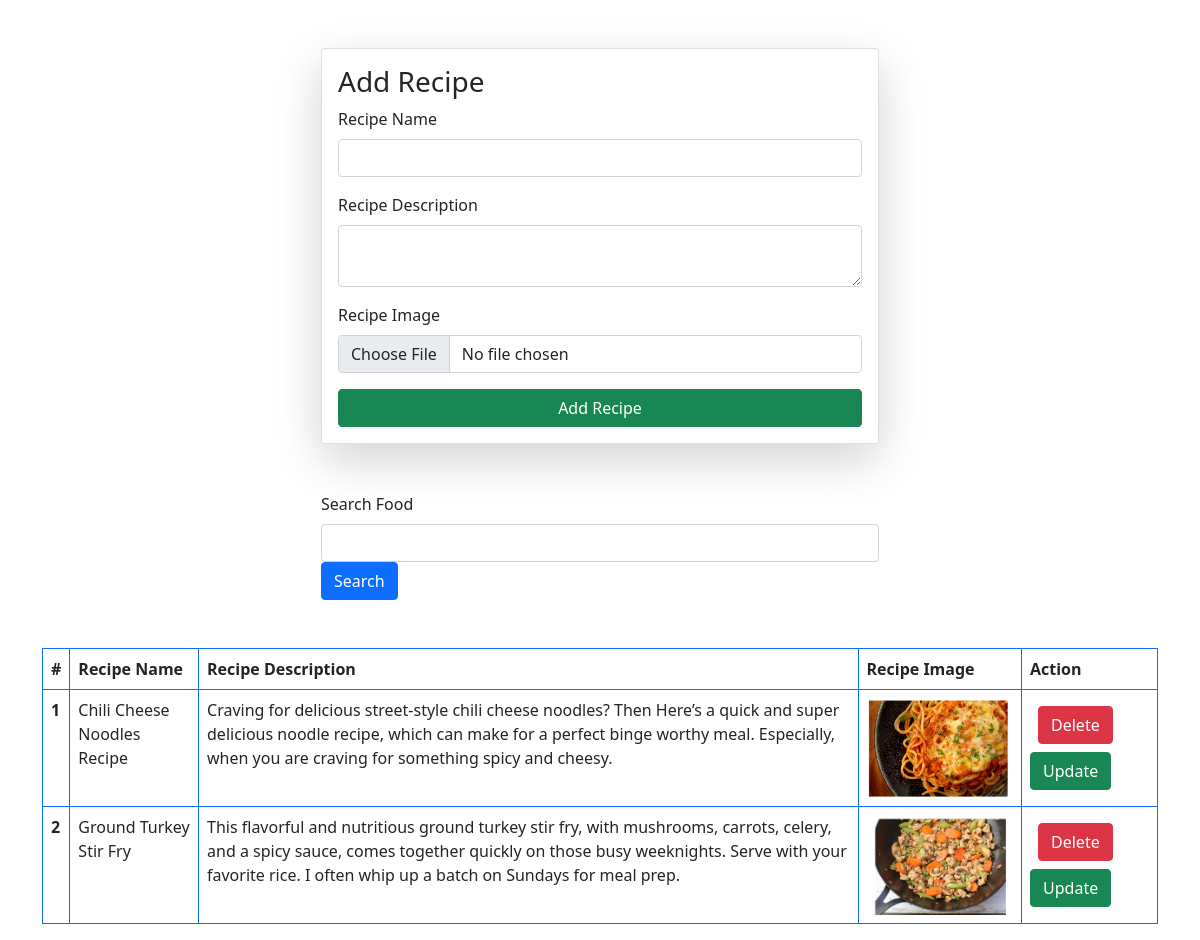
Page /recipes/ on the earlier database version.
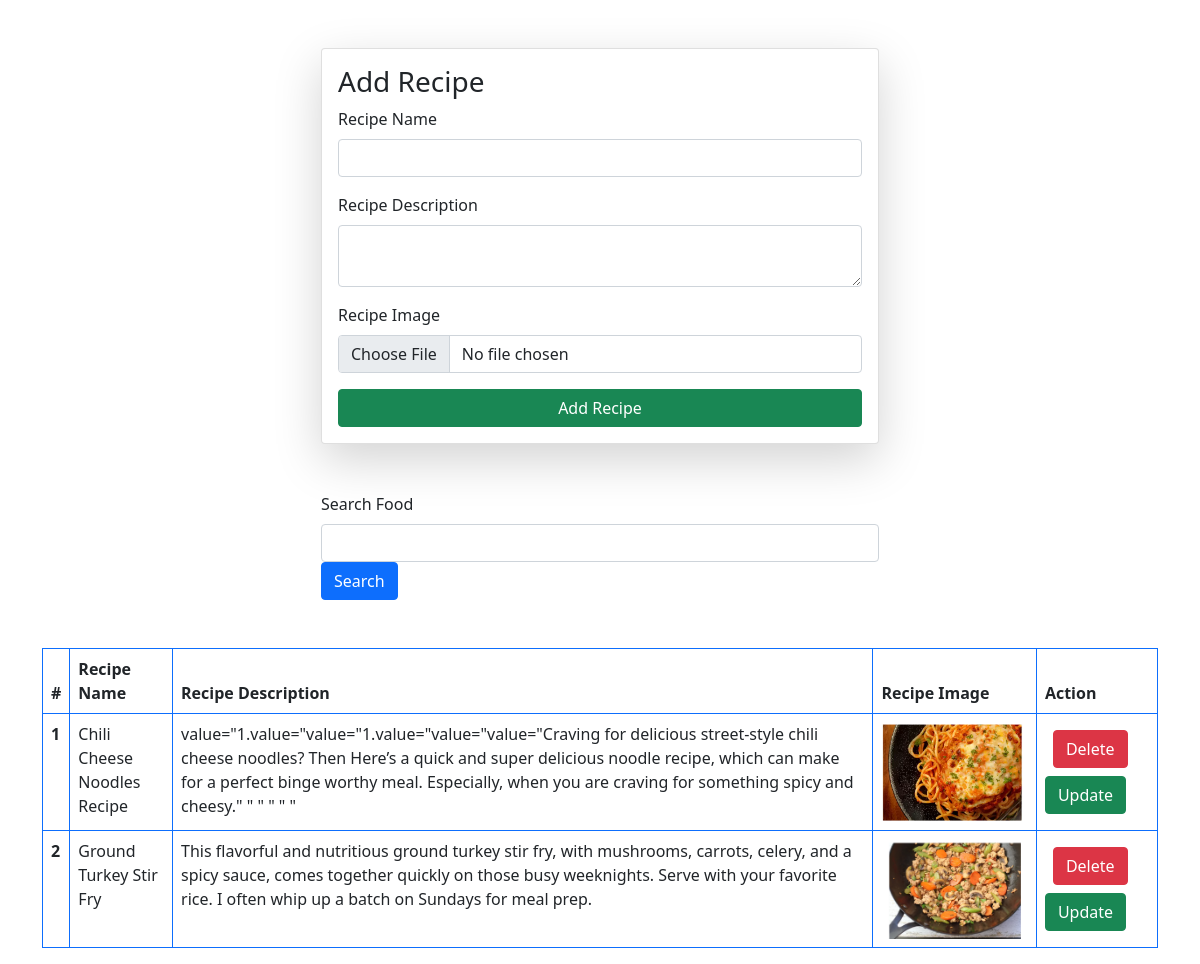
Same page on the later database version.
### vege/models.py (models this page shows)
class Recipe(models.Model):
    user = models.ForeignKey(User, on_delete=models.SET_NULL, null=True, blank=True)
    recipe_name = models.CharField(max_length=100)
    recipe_description = models.TextField()
    recipe_image = models.ImageField(upload_to='recipe')

### vege/views.py (the view, shortened to what this page needs)
# urls.py: path('recipes/', Recipes, name='recipes'),
def Recipes(request):
    queryset = Recipe.objects.all()
    if request.GET.get('search'):
        queryset = queryset.filter(recipe_name__icontains = request.GET.get('search'))
    context = {'Recipes': queryset}
    return render(request, 'recipes.html', context)

### templates/recipes.html (shortened to what this page needs)
{% extends 'base.html' %}
{% block start %}
<div class="container mt-5" >
    <form class="col-6 mx-auto card p-3 shadow-lg" method="POST" enctype="multipart/form-data">
      <h3>Add Recipe</h3>
        <div class="mb-3">
          <label for="exampleInputEmail1" class="form-label">Recipe Name</label>
          <input type="text" class="form-control" name="recipe_name"  id="exampleInputEmail1" aria-describedby="emailHelp">
        </div>
        <div class="mb-3">
          <label for="exampleInputPassword1"  class="form-label">Recipe Description</label>
          <textarea class="form-control"  name="recipe_description" ></textarea>
        </div>
        <div class="mb-3">
          <label for="exampleInputPassword1" class="form-label">Recipe Image</label>
          <input type="file" name="recipe_image" class="form-control"  id="exampleInputEmail1" aria-describedby="emailHelp">
        </div>
        <button type="submit" class="btn btn-success">Add Recipe</button>
      </form>
      <div class="mt-5">
        <div class="mx-auto col-6">
          <div class="nb3">
            <form>
              <label for="exampleInputEmail1" class="form-label">Search Food</label>
              <input type="text" name="search" class="form-control">
            <div>
              <button type="submit" class="btn btn-primary">Search</button>
            </div>
            </form>
        </div>
      </div>
      <table class="table table-bordered border-primary mt-5">
        <thead>
          <tr>
            <th scope="col">#</th>
            <th scope="col">Recipe Name</th>
            <th scope="col">Recipe Description</th>
            <th scope="col">Recipe Image</th>
            <th scope="col">Action</th>
          </tr>
        </thead>
        <tbody>
          {% for recipe in Recipes %}
          <tr>
            <th scope="row">{{ forloop.counter }}</th>
            <td>{{ recipe.recipe_name }}</td>
            <td>{{ recipe.recipe_description }}</td>
            <td>
              <img src="/media/{{ recipe.recipe_image }}" style="height: 100px;" >
            </td>
            <td>
              <a onclick="confirmDelete('/delete_recipe/{{recipe.id}}/')" class="btn btn-danger m-2">Delete</a>
              <a onclick="confirmUpdate('/update_recipe/{{recipe.id}}/')" class="btn btn-success">Update</a>
            </td>
          </tr>
          {% endfor %}
        </tbody>
      </table>
</div>
{% endblock %}

Differences in the rows shown:
changed Recipe "Chili Cheese Noodles Recipe": recipe_description "Craving for delicious street-style chili cheese noodles? Then Here’s a quick and super delicious noodle recipe, which can make for a perfect binge worthy meal. Especially, when you are craving for something spicy and cheesy." → "value=\"1.value=\"value=\"1.value=\"value=\"value=\"Craving for delicious street-style chili cheese noodles? Then Here’s a quick and super delicious noodle recipe, which can make for a perfect binge worthy meal. Especially, when you are craving for something spicy and cheesy.\" \" \" \" \" \""
